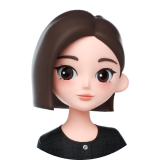
#> input picture logo-icon-white-bg.png, 160 x 160 px
$ python TransImg2Code.py
#> lines starting #> are read from the running program, lines starting #| are printed output that depends on the picture
from PIL import Image

def convert_image_to_c_array(image_path, output_file_path):
#> called with image_path = 'logo-icon-white-bg.png', output_file_path = 'image_array.c'
    try:
        # 打开图片
        image = Image.open(image_path)
#> image is the input picture: PIL image 160x160 RGBA; mean R, G, B, A 149.5, 139.5, 137.3, 200.3
        # 获取图片的宽度和高度
        width, height = image.size
#> width = 160; height = 160
        # 转换为 RGB 模式
        image = image.convert('RGB')
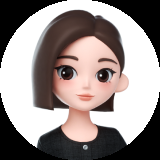
#> image: PIL image 160x160 RGB; mean R, G, B 149.5, 139.5, 137.3

        # 初始化 C 语言数组字符串
        c_array = f"const uint16_t image_array[][{width}] = {{\n"

        # 遍历图片的每一行
        for y in range(height):
            row_data = []
            # 遍历图片的每一列
            for x in range(width):
                # 获取像素值
                r, g, b = image.getpixel((x, y))
                # 将 RGB 值转换为 16 位无符号整数（5 - 6 - 5 格式）
                pixel_value = ((r & 0xF8) << 8) | ((g & 0xFC) << 3) | (b >> 3)
                # 交换字节顺序（高比特和低比特弄反）
                swapped_pixel_value = ((pixel_value & 0xFF) << 8) | ((pixel_value >> 8) & 0xFF)
                row_data.append(f"0x{swapped_pixel_value:04x}")
            c_array += f"    {{{', '.join(row_data)}}}"
            if y < height - 1:
                c_array += ",\n"
            else:
                c_array += "\n"

        c_array += "};\n"

        # 输出图片的高和宽
        print(f"图片宽度: {width}")
#| 图片宽度: 160
        print(f"图片高度: {height}")
#| 图片高度: 160

        # 保存为 .c 文件
        with open(output_file_path, 'w') as file:
            # 可以添加一些头文件包含和注释
            file.write(c_array)

        print(f"已将数组保存到 {output_file_path}")

    except Exception as e:
        print(f"处理图片时出错: {e}")

# 输入图片的路径，需要替换为实际图片路径
image_path = "logo-icon-white-bg.png"
# 输出 .c 文件的路径
output_file_path = "image_array.c"
convert_image_to_c_array(image_path, output_file_path)
